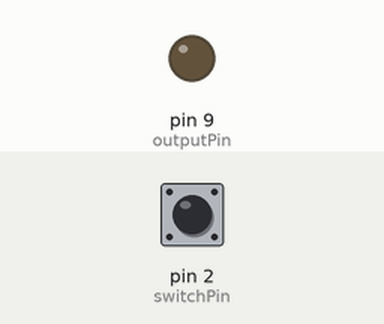
This sketch was run on a simulated Arduino Uno, built with avr-gcc and run on an emulated ATmega328P. On the bench: output pins drawn as LEDs (lit = HIGH). The inputs (shaded band) are chosen by the test bench; at power-on: pin 2 (switchPin) LOW.

Above: at 1.2 s.
1.3 s: pin 2 (switchPin) pulled HIGH for 0.15 s
At 1.37 s:
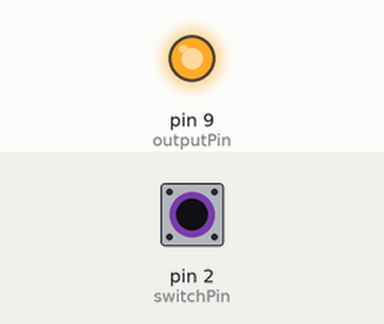
2.9 s: pin 2 (switchPin) pulled HIGH for 3.2 s
At 6.9 s:
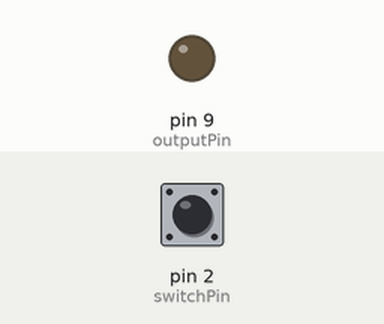
Timing chart, 0 to 8.4 s (numbered marks = the images above; inputs shaded):
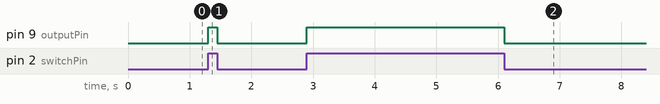

The sketch:

ControlMosfet.ino
```cpp
/**
 * Simplest code ever, read if button pressed -> set pin state to outputpin (which controls the mosfet)
 */

const int switchPin = 2;
const int outputPin = 9;
int switchState = 0;

void setup() {
  // put your setup code here, to run once:
  pinMode(outputPin, OUTPUT);
  pinMode(switchPin, INPUT);
}

void loop() {
  // put your main code here, to run repeatedly:
  switchState = digitalRead(switchPin);
  int outputState = (switchState == HIGH) ? HIGH : LOW;
  digitalWrite(outputPin, outputState);

}
```

Measured:
- after the input at 1.3 s, pin 9 (outputPin): LOW → HIGH at once, → LOW 0.15 s later
- after the input at 2.9 s, pin 9 (outputPin): LOW → HIGH at once, → LOW 3.2 s later
